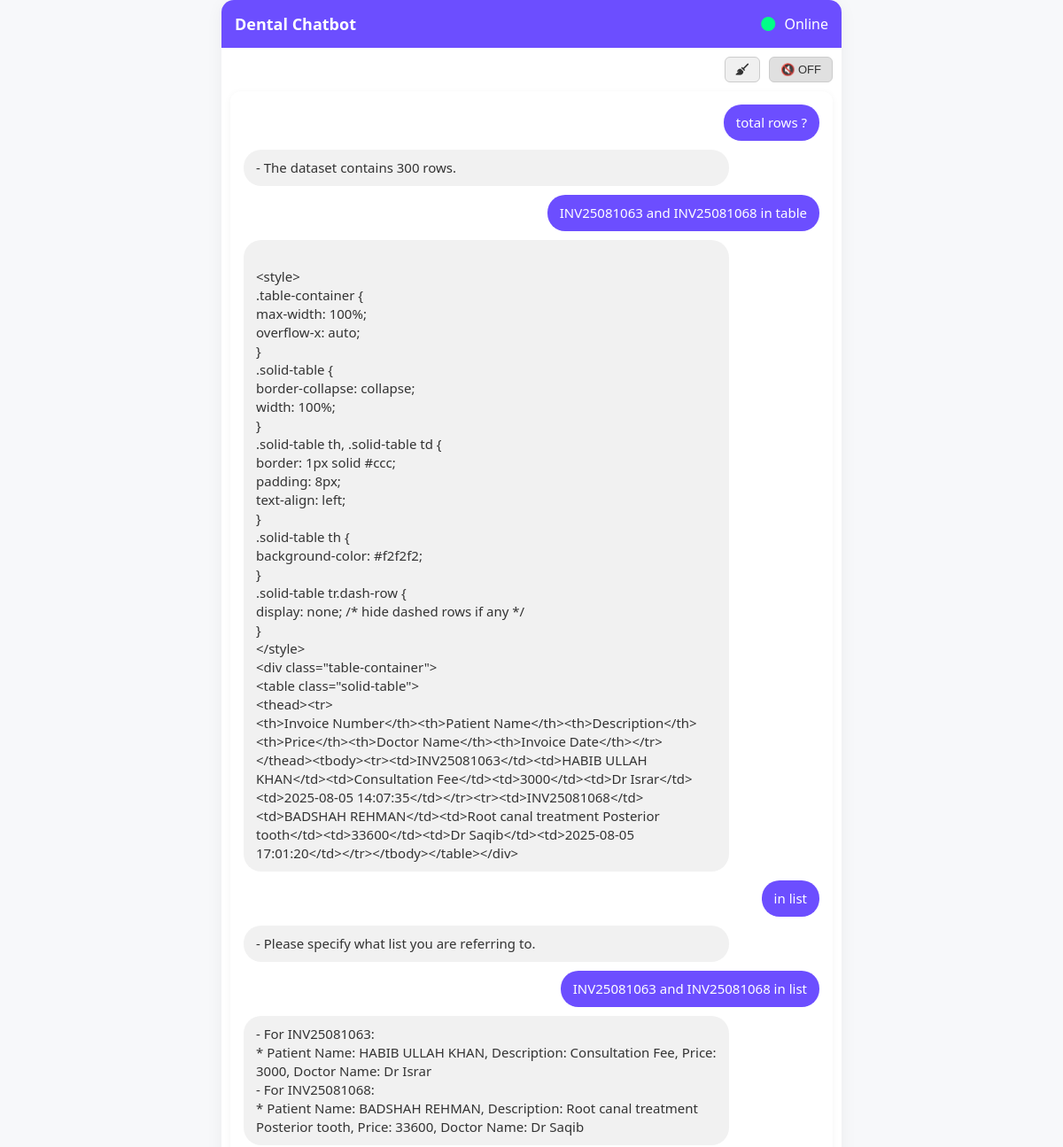
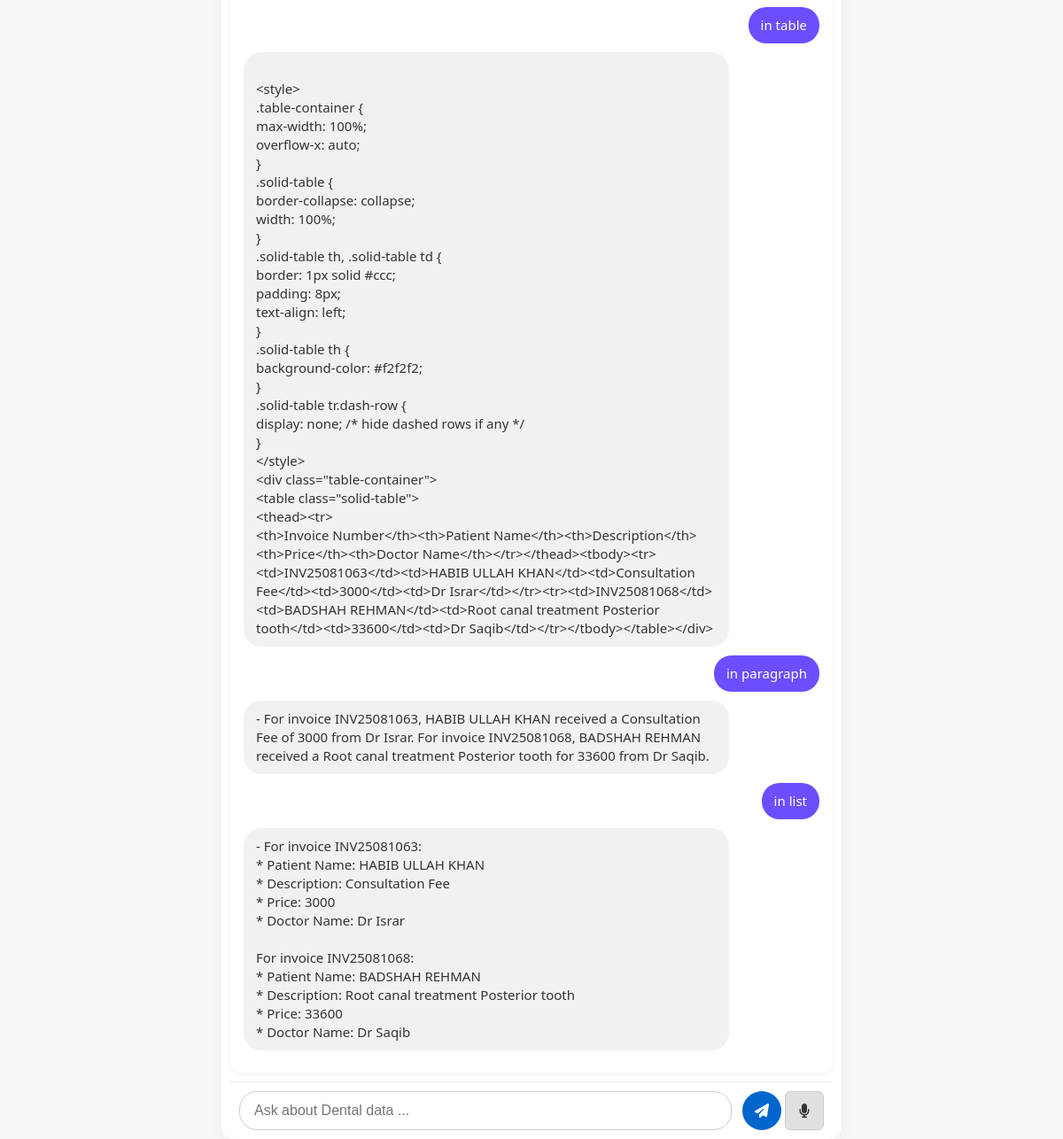
The page / on the database its author committed (2 pictures, top to bottom).
### tables this page shows
CREATE TABLE chat_history (id INTEGER PRIMARY KEY, message TEXT, response TEXT);

### app.py (the view)
@app.route('/')
def index():
    current_file = get_current_file()
    conn = sqlite3.connect(DB_FILE)
    cursor = conn.cursor()
    cursor.execute("SELECT message, response FROM chat_history")
    history = cursor.fetchall()
    conn.close()
    return render_template('index.html', history=history, filename=current_file)

### app.py (called while the page is built)
def get_current_file():
    conn = sqlite3.connect(DB_FILE)
    cursor = conn.cursor()
    cursor.execute("SELECT filename FROM current_file ORDER BY id DESC LIMIT 1")
    result = cursor.fetchone()
    conn.close()
    return result[0] if result else None

### templates/index.html (shortened to what this page needs)
<!DOCTYPE html>
<html>
<head>
    <link rel="stylesheet" href="{{ url_for('static', filename='style.css') }}">
    <link rel="stylesheet" href="https://cdnjs.cloudflare.com/ajax/libs/font-awesome/6.5.0/css/all.min.css">
</head>
<body>
<div class="main-card">
    <div class="header">
        <h2>Dental Chatbot </h2>
        <span class="status"><i class="fa fa-circle"></i> Online</span>
    </div>
    <div style="display: flex; justify-content: flex-end; padding: 10px;">
        <div style="display: flex; gap: 10px; align-items: center;">
            <button type="button" id="clearChatBtn" title="Clear Chat" style="
                background-color: #f0f0f0;
                border: 1px solid #ccc;
                color: #333;
                padding: 6px 12px;
                font-size: 13px;
                border-radius: 6px;
                cursor: pointer;
                transition: background 0.3s;
            ">
              <i class="fa fa-broom"></i>
            </button>
            <button type="button" id="speakToggle" class="off" title="Toggle speak" style="
                background-color: #e0e0e0;
                border: 1px solid #ccc;
                color: #333;
                padding: 6px 12px;
                font-size: 13px;
                border-radius: 6px;
                cursor: pointer;
                transition: background 0.3s;
            ">
              🔇 OFF
            </button>
        </div>
    </div>
    <div class="chat-box" id="chatHistory">
        {% if history %}
            {% for message, response in history %}
                <div class="chat-entry user-msg">
                    <div class="bubble user">{{ message }}</div>
                </div>
                <div class="chat-entry bot-msg">
                    <div class="bot-controls">
                        <div class="bubble bot">{{ response }}</div>
                    </div>
                </div>
            {% endfor %}
        {% else %}
            <div class="chat-entry bot-msg">
                <div class="bot-controls">
                    <div class="bubble bot">Hello! I'm ready to assist you. How can I help you today?</div>
                </div>
            </div>
        {% endif %}
    </div>
    <form id="chatForm" class="message-form">
        <input type="text" id="messageInput" name="message" placeholder="Ask about Dental data ..." required>
        <button type="submit" title="Send"><i class="fa fa-paper-plane"></i></button>
        <button type="button" id="micBtn" title="Speak"><i class="fa fa-microphone"></i></button>
    </form>
</div>
</body>
</html>

### static/style.css (style rules this page uses)
body { margin: 0; font-family: 'Segoe UI', sans-serif; background-color: #f7f8fa; color: #333; height: 100vh; display: flex; flex-direction: column; }
.main-card { max-width: 700px; width: 100%; margin: auto; background: white; border-radius: 14px; box-shadow: 0 4px 20px rgba(0, 0, 0, 0.05); display: flex; flex-direction: column; max-height: 100vh; height: 100vh; box-sizing: border-box; }
.header { background-color: #6c4eff; color: white; padding: 15px; border-top-left-radius: 14px; border-top-right-radius: 14px; display: flex; justify-content: space-between; align-items: center; }
.header h2 { margin: 0; font-size: 18px; }
.status i { color: #00ff87; margin-right: 6px; }
.chat-box { flex: 1; width: calc(100% - 20px); min-width: 300px; overflow-y: auto; padding: 15px; flex-shrink: 0; box-sizing: border-box; background-color: white; border-radius: 12px; box-shadow: 0 2px 8px rgba(0,0,0,0.05); margin: 0 10px 10px; }
.chat-entry { margin-bottom: 10px; animation: fadeIn 0.4s ease-in; }
.chat-entry.user-msg { text-align: right; }
.chat-entry.bot-msg { text-align: left; }
.bubble { display: inline-block; padding: 10px 14px; border-radius: 20px; max-width: 80%; font-size: 15px; word-wrap: break-word; line-height: 1.4; }
.bubble.user { background-color: #6c4eff; color: white; }
.bubble.bot { background-color: #f1f1f1; }
.message-form { display: flex; align-items: center; padding: 10px; background-color: #fff; border-top: 1px solid #eee; border-bottom-left-radius: 14px; border-bottom-right-radius: 14px; position: sticky; bottom: 0; z-index: 100; margin: 0 10px; }
.message-form input[type="text"] { flex: 1; padding: 12px 16px; font-size: 16px; border-radius: 20px; border: 1px solid #ccc; outline: none; margin-right: 8px; }
.message-form button { width: 44px; height: 44px; border-radius: 50%; margin-left: 4px; border: none; cursor: pointer; font-size: 16px; display: flex; align-items: center; justify-content: center; color: white; background-color: #0066cc; transition: background 0.3s; }
#micBtn { background-color: #555; }
#clearChatBtn { background-color: #ff4d4d; border-radius: 20px; font-size: 13px; padding: 10px 16px; width: auto; }
#speakToggle { background-color: #333; font-size: 13px; padding: 10px 16px; border-radius: 20px; width: auto; }

### templates/index.html (style rules this page uses)
.bot-controls { display: flex; align-items: center; justify-content: space-between; }
.bot-controls .bubble { flex: 1; }
#micBtn { background-color: #e0e0e0; border: 1px solid #ccc; color: #333; border-radius: 6px; cursor: pointer; transition: background 0.3s; }
.bubble.bot { white-space: pre-line; }

### rows shown on the page
chat_history: message "total rows ?", response "- The dataset contains 300 rows."
chat_history: message "INV25081063 and INV25081068 in table", response "<style> .table-container { max-width: 100%; overflow-x: auto; } .solid-table { border-collapse: collapse; width: 100%; } .solid-table th, .solid-table td { border: 1px solid #ccc; padding: 8px; text-align: left; } .solid-table th { background-color: #f2f2f2; } .solid-table tr.dash-row { display: none; /* hide dashed rows if any */ } </style> <div class=\"table-container\"> <table class=\"solid-table\"> <thead><tr> <th>Invoice Number</th><th>Patient Name</th><th>Description</th><th>Price</th><th>Doctor Name</th><th>Invoice Date</th></tr></thead><tbody><tr><td>INV25081063</td><td>HABIB ULLAH KHAN</td><td>Consultation Fee</td><td>3000</td><td>Dr Israr</td><td>2025-08-05…"
chat_history: message "in list", response "- Please specify what list you are referring to."
chat_history: message "INV25081063 and INV25081068 in list", response "- For INV25081063: * Patient Name: HABIB ULLAH KHAN, Description: Consultation Fee, Price: 3000, Doctor Name: Dr Israr - For INV25081068: * Patient Name: BADSHAH REHMAN, Description: Root canal treatment Posterior tooth, Price: 33600, Doctor Name: Dr Saqib"
chat_history: message "in table", response "<style> .table-container { max-width: 100%; overflow-x: auto; } .solid-table { border-collapse: collapse; width: 100%; } .solid-table th, .solid-table td { border: 1px solid #ccc; padding: 8px; text-align: left; } .solid-table th { background-color: #f2f2f2; } .solid-table tr.dash-row { display: none; /* hide dashed rows if any */ } </style> <div class=\"table-container\"> <table class=\"solid-table\"> <thead><tr> <th>Invoice Number</th><th>Patient Name</th><th>Description</th><th>Price</th><th>Doctor Name</th></tr></thead><tbody><tr><td>INV25081063</td><td>HABIB ULLAH KHAN</td><td>Consultation Fee</td><td>3000</td><td>Dr Israr</td></tr><tr><td>INV25081068</td><td>BADSHAH REHMAN</td><td>Root…"
chat_history: message "in paragraph", response "- For invoice INV25081063, HABIB ULLAH KHAN received a Consultation Fee of 3000 from Dr Israr. For invoice INV25081068, BADSHAH REHMAN received a Root canal treatment Posterior tooth for 33600 from Dr Saqib."
chat_history: message "in list", response "- For invoice INV25081063: * Patient Name: HABIB ULLAH KHAN * Description: Consultation Fee * Price: 3000 * Doctor Name: Dr Israr For invoice INV25081068: * Patient Name: BADSHAH REHMAN * Description: Root canal treatment Posterior tooth * Price: 33600 * Doctor Name: Dr Saqib"
